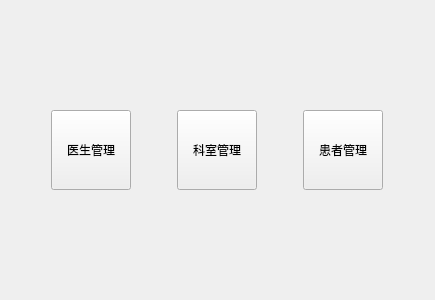
<?xml version="1.0" encoding="UTF-8"?>
<ui version="4.0">
 <class>WelcomeView</class>
 <widget class="QWidget" name="WelcomeView">
  <property name="geometry">
   <rect>
    <x>0</x>
    <y>0</y>
    <width>435</width>
    <height>300</height>
   </rect>
  </property>
  <property name="windowTitle">
   <string>欢迎</string>
  </property>
  <layout class="QVBoxLayout" name="verticalLayout">
   <item>
    <spacer name="verticalSpacer">
     <property name="orientation">
      <enum>Qt::Vertical</enum>
     </property>
     <property name="sizeHint" stdset="0">
      <size>
       <width>20</width>
       <height>88</height>
      </size>
     </property>
    </spacer>
   </item>
   <item>
    <layout class="QHBoxLayout" name="horizontalLayout">
     <item>
      <widget class="QPushButton" name="pushButton_2">
       <property name="minimumSize">
        <size>
         <width>0</width>
         <height>80</height>
        </size>
       </property>
       <property name="maximumSize">
        <size>
         <width>80</width>
         <height>16777215</height>
        </size>
       </property>
       <property name="text">
        <string>医生管理</string>
       </property>
      </widget>
     </item>
     <item>
      <widget class="QPushButton" name="pushButton">
       <property name="minimumSize">
        <size>
         <width>0</width>
         <height>80</height>
        </size>
       </property>
       <property name="maximumSize">
        <size>
         <width>80</width>
         <height>16777215</height>
        </size>
       </property>
       <property name="text">
        <string>科室管理</string>
       </property>
      </widget>
     </item>
     <item>
      <widget class="QPushButton" name="pushButton_3">
       <property name="minimumSize">
        <size>
         <width>0</width>
         <height>80</height>
        </size>
       </property>
       <property name="maximumSize">
        <size>
         <width>80</width>
         <height>16777215</height>
        </size>
       </property>
       <property name="text">
        <string>患者管理</string>
       </property>
      </widget>
     </item>
    </layout>
   </item>
   <item>
    <spacer name="verticalSpacer_2">
     <property name="orientation">
      <enum>Qt::Vertical</enum>
     </property>
     <property name="sizeHint" stdset="0">
      <size>
       <width>20</width>
       <height>88</height>
      </size>
     </property>
    </spacer>
   </item>
  </layout>
 </widget>
 <resources/>
 <connections/>
</ui>
